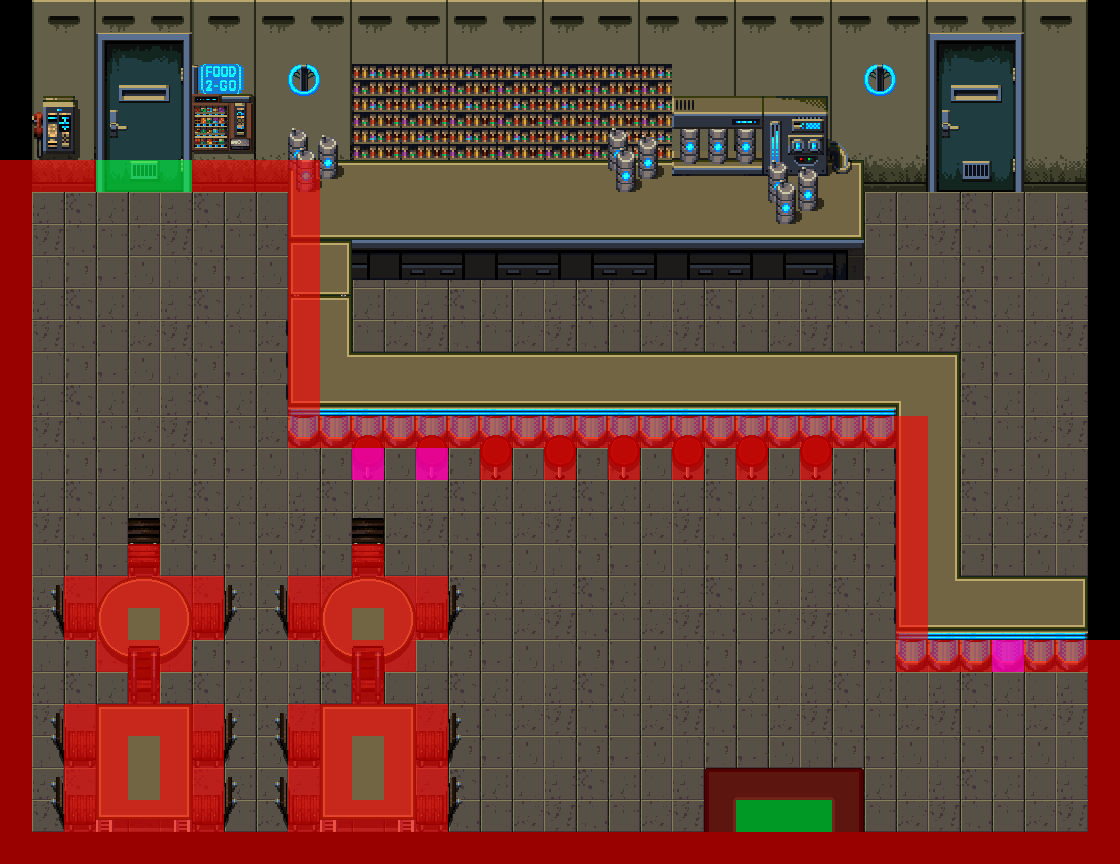

A 2D game scene composited from a Tiled map and its tileset images. What follows is a short description and the map's XML, with each tile layer's data collapsed to a summary:
An orthogonal 35x27 tile map with 32x32 px tiles, 12 tile layers (Suelo_Pared, Suelo_Pared_Dec, Barra_1, Barra_1_Dec, ...), 2 tilesets and 3 objects.

<map version="1.4" tiledversion="1.4.2" orientation="orthogonal" renderorder="right-down" width="35" height="27" tilewidth="32" tileheight="32" infinite="0" nextlayerid="15" nextobjectid="6">
 <editorsettings>
  <export target="world_cantina_interior.tmx" format="tmx" />
 </editorsettings>
 <properties>
  <property name="doorLayer" type="int" value="10" />
  <property name="interactions" type="int" value="12" />
  <property name="wallLayer" type="int" value="9" />
 </properties>
 <tileset firstgid="1" name="Cantina_interior" tilewidth="32" tileheight="32" tilecount="315" columns="21">
  <image source="prop_cantina_v01_w.png" width="672" height="480" />
 </tileset>
 <tileset firstgid="316" name="Collisions" tilewidth="32" tileheight="32" tilecount="3" columns="3">
  <image source="prop_collsions_v01.png" width="96" height="33" />
 </tileset>
 <layer id="1" name="Suelo_Pared" width="35" height="27">
  <data>[945 cells, 858 non-empty, 60 distinct tile ids]</data>
 </layer>
 <layer id="2" name="Suelo_Pared_Dec" width="35" height="27">
  <data>[945 cells, 82 non-empty, 42 distinct tile ids]</data>
 </layer>
 <layer id="3" name="Barra_1" width="35" height="27">
  <data>[945 cells, 72 non-empty, 36 distinct tile ids]</data>
 </layer>
 <layer id="4" name="Barra_1_Dec" width="35" height="27">
  <data>[945 cells, 26 non-empty, 22 distinct tile ids]</data>
 </layer>
 <layer id="5" name="Barra_1_Dec_2" width="35" height="27">
  <data>[945 cells, 4 non-empty, 4 distinct tile ids]</data>
 </layer>
 <layer id="8" name="Barra_2_Postes" width="35" height="27">
  <data>[945 cells, 60 non-empty, 3 distinct tile ids]</data>
 </layer>
 <layer id="7" name="Barra_2" width="35" height="27">
  <data>[945 cells, 72 non-empty, 26 distinct tile ids]</data>
 </layer>
 <layer id="10" name="Mesas" width="35" height="27">
  <data>[945 cells, 42 non-empty, 21 distinct tile ids]</data>
 </layer>
 <layer id="9" name="Sillas" width="35" height="27">
  <data>[945 cells, 72 non-empty, 14 distinct tile ids]</data>
 </layer>
 <layer id="11" name="Collisions_Muro" width="35" height="27">
  <properties>
   <property name="drawable" type="int" value="0" />
  </properties>
  <data>[945 cells, 179 non-empty, 1 distinct tile ids]</data>
 </layer>
 <layer id="12" name="Collisions_Door" width="35" height="27">
  <properties>
   <property name="drawable" type="int" value="0" />
  </properties>
  <data>[945 cells, 6 non-empty, 1 distinct tile ids]</data>
 </layer>
 <layer id="13" name="Collisions_Interact" width="35" height="27">
  <properties>
   <property name="drawable" type="int" value="0" />
  </properties>
  <data>[945 cells, 3 non-empty, 1 distinct tile ids]</data>
 </layer>
 <objectgroup id="14" name="Interactions">
  <object id="2" x="992" y="640" width="32" height="32">
   <properties>
    <property name="interaction" value="barman" />
   </properties>
  </object>
  <object id="4" x="352" y="448" width="32" height="32">
   <properties>
    <property name="interaction" value="legendary" />
   </properties>
  </object>
  <object id="5" x="416" y="448" width="32" height="32">
   <properties>
    <property name="interaction" value="captain" />
   </properties>
  </object>
 </objectgroup>
</map>
